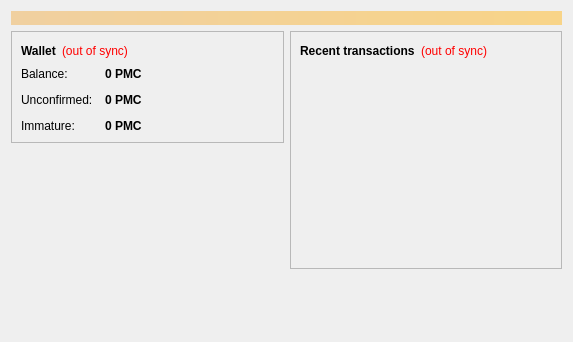
<?xml version="1.0" encoding="UTF-8"?>
<ui version="4.0">
 <class>OverviewPage</class>
 <widget class="QWidget" name="OverviewPage">
  <property name="geometry">
   <rect>
    <x>0</x>
    <y>0</y>
    <width>573</width>
    <height>342</height>
   </rect>
  </property>
  <property name="windowTitle">
   <string>Form</string>
  </property>
  <layout class="QVBoxLayout" name="topLayout">
   <item>
    <widget class="QLabel" name="labelAlerts">
     <property name="visible">
      <bool>false</bool>
     </property>
     <property name="styleSheet">
      <string notr="true">background-color: qlineargradient(x1: 0, y1: 0, x2: 1, y2: 0, stop:0 #F0D0A0, stop:1 #F8D488); color:#000000;</string>
     </property>
     <property name="wordWrap">
      <bool>true</bool>
     </property>
     <property name="margin">
      <number>3</number>
     </property>
    </widget>
   </item>
   <item>
    <layout class="QHBoxLayout" name="horizontalLayout" stretch="1,1">
     <item>
      <layout class="QVBoxLayout" name="verticalLayout_2">
       <item>
        <widget class="QFrame" name="frame">
         <property name="frameShape">
          <enum>QFrame::StyledPanel</enum>
         </property>
         <property name="frameShadow">
          <enum>QFrame::Raised</enum>
         </property>
         <layout class="QVBoxLayout" name="verticalLayout_4">
          <item>
           <layout class="QHBoxLayout" name="horizontalLayout_4">
            <item>
             <widget class="QLabel" name="label_5">
              <property name="font">
               <font>
                <weight>75</weight>
                <bold>true</bold>
               </font>
              </property>
              <property name="text">
               <string>Wallet</string>
              </property>
             </widget>
            </item>
            <item>
             <widget class="QLabel" name="labelWalletStatus">
              <property name="toolTip">
               <string>The displayed information may be out of date. Your wallet automatically synchronizes with the Bitcoin network after a connection is established, but this process has not completed yet.</string>
              </property>
              <property name="styleSheet">
               <string notr="true">QLabel { color: red; }</string>
              </property>
              <property name="text">
               <string notr="true">(out of sync)</string>
              </property>
              <property name="alignment">
               <set>Qt::AlignLeading|Qt::AlignLeft|Qt::AlignVCenter</set>
              </property>
             </widget>
            </item>
            <item>
             <spacer name="horizontalSpacer_2">
              <property name="orientation">
               <enum>Qt::Horizontal</enum>
              </property>
              <property name="sizeHint" stdset="0">
               <size>
                <width>40</width>
                <height>20</height>
               </size>
              </property>
             </spacer>
            </item>
           </layout>
          </item>
          <item>
           <layout class="QFormLayout" name="formLayout_2">
            <property name="fieldGrowthPolicy">
             <enum>QFormLayout::AllNonFixedFieldsGrow</enum>
            </property>
            <property name="horizontalSpacing">
             <number>12</number>
            </property>
            <property name="verticalSpacing">
             <number>12</number>
            </property>
            <item row="0" column="0">
             <widget class="QLabel" name="label">
              <property name="text">
               <string>Balance:</string>
              </property>
             </widget>
            </item>
            <item row="0" column="1">
             <widget class="QLabel" name="labelBalance">
              <property name="font">
               <font>
                <weight>75</weight>
                <bold>true</bold>
               </font>
              </property>
              <property name="cursor">
               <cursorShape>IBeamCursor</cursorShape>
              </property>
              <property name="toolTip">
               <string>Your current balance</string>
              </property>
              <property name="text">
               <string notr="true">0 PMC</string>
              </property>
              <property name="textInteractionFlags">
               <set>Qt::LinksAccessibleByMouse|Qt::TextSelectableByKeyboard|Qt::TextSelectableByMouse</set>
              </property>
             </widget>
            </item>
            <item row="1" column="0">
             <widget class="QLabel" name="label_3">
              <property name="text">
               <string>Unconfirmed:</string>
              </property>
             </widget>
            </item>
            <item row="1" column="1">
             <widget class="QLabel" name="labelUnconfirmed">
              <property name="font">
               <font>
                <weight>75</weight>
                <bold>true</bold>
               </font>
              </property>
              <property name="cursor">
               <cursorShape>IBeamCursor</cursorShape>
              </property>
              <property name="toolTip">
               <string>Total of transactions that have yet to be confirmed, and do not yet count toward the current balance</string>
              </property>
              <property name="text">
               <string notr="true">0 PMC</string>
              </property>
              <property name="textInteractionFlags">
               <set>Qt::LinksAccessibleByMouse|Qt::TextSelectableByKeyboard|Qt::TextSelectableByMouse</set>
              </property>
             </widget>
            </item>
            <item row="2" column="0">
             <widget class="QLabel" name="labelImmatureText">
              <property name="text">
               <string>Immature:</string>
              </property>
             </widget>
            </item>
            <item row="2" column="1">
             <widget class="QLabel" name="labelImmature">
              <property name="font">
               <font>
                <weight>75</weight>
                <bold>true</bold>
               </font>
              </property>
              <property name="toolTip">
               <string>Mined balance that has not yet matured</string>
              </property>
              <property name="text">
               <string notr="true">0 PMC</string>
              </property>
              <property name="textInteractionFlags">
               <set>Qt::LinksAccessibleByMouse|Qt::TextSelectableByKeyboard|Qt::TextSelectableByMouse</set>
              </property>
             </widget>
            </item>
           </layout>
          </item>
         </layout>
        </widget>
       </item>
       <item>
        <spacer name="verticalSpacer">
         <property name="orientation">
          <enum>Qt::Vertical</enum>
         </property>
         <property name="sizeHint" stdset="0">
          <size>
           <width>20</width>
           <height>40</height>
          </size>
         </property>
        </spacer>
       </item>
      </layout>
     </item>
     <item>
      <layout class="QVBoxLayout" name="verticalLayout_3">
       <item>
        <widget class="QFrame" name="frame_2">
         <property name="frameShape">
          <enum>QFrame::StyledPanel</enum>
         </property>
         <property name="frameShadow">
          <enum>QFrame::Raised</enum>
         </property>
         <layout class="QVBoxLayout" name="verticalLayout">
          <item>
           <layout class="QHBoxLayout" name="horizontalLayout_2">
            <item>
             <widget class="QLabel" name="label_4">
              <property name="text">
               <string>&lt;b&gt;Recent transactions&lt;/b&gt;</string>
              </property>
             </widget>
            </item>
            <item>
             <widget class="QLabel" name="labelTransactionsStatus">
              <property name="toolTip">
               <string>The displayed information may be out of date. Your wallet automatically synchronizes with the Bitcoin network after a connection is established, but this process has not completed yet.</string>
              </property>
              <property name="styleSheet">
               <string notr="true">QLabel { color: red; }</string>
              </property>
              <property name="text">
               <string notr="true">(out of sync)</string>
              </property>
              <property name="alignment">
               <set>Qt::AlignRight|Qt::AlignTrailing|Qt::AlignVCenter</set>
              </property>
             </widget>
            </item>
            <item>
             <spacer name="horizontalSpacer">
              <property name="orientation">
               <enum>Qt::Horizontal</enum>
              </property>
              <property name="sizeHint" stdset="0">
               <size>
                <width>40</width>
                <height>20</height>
               </size>
              </property>
             </spacer>
            </item>
           </layout>
          </item>
          <item>
           <widget class="QListView" name="listTransactions">
            <property name="styleSheet">
             <string notr="true">QListView { background: transparent; }</string>
            </property>
            <property name="frameShape">
             <enum>QFrame::NoFrame</enum>
            </property>
            <property name="verticalScrollBarPolicy">
             <enum>Qt::ScrollBarAlwaysOff</enum>
            </property>
            <property name="horizontalScrollBarPolicy">
             <enum>Qt::ScrollBarAlwaysOff</enum>
            </property>
            <property name="selectionMode">
             <enum>QAbstractItemView::NoSelection</enum>
            </property>
           </widget>
          </item>
         </layout>
        </widget>
       </item>
       <item>
        <spacer name="verticalSpacer_2">
         <property name="orientation">
          <enum>Qt::Vertical</enum>
         </property>
         <property name="sizeHint" stdset="0">
          <size>
           <width>20</width>
           <height>40</height>
          </size>
         </property>
        </spacer>
       </item>
      </layout>
     </item>
    </layout>
   </item>
  </layout>
 </widget>
 <resources/>
 <connections/>
</ui>
